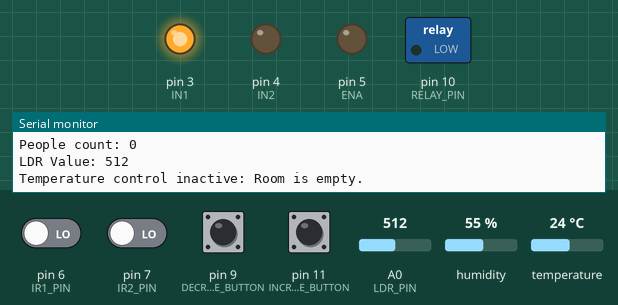
Recording of a sketch running on a simulated Arduino Uno, built with avr-gcc and run on an emulated ATmega328P. Parts: switched loads named in the sketch (green lamp = pin HIGH), output pins drawn as LEDs (lit = HIGH), the last lines printed to the serial monitor. The inputs (shaded band) are chosen by the test bench; at power-on: pin 9 (DECREASE_BUTTON), pin 11 (INCREASE_BUTTON) HIGH, pin 6 (IR1_PIN), pin 7 (IR2_PIN) LOW, temperature 24 °C, A0 (LDR_PIN) = 512, humidity 55 %.

Above: at 1.2 s.
1.3 s: pin 6 (IR1_PIN) driven HIGH
At 2.6 s:
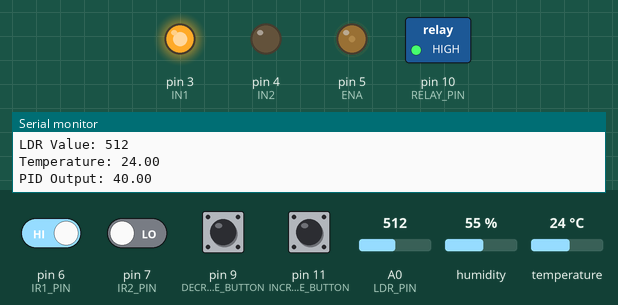
2.9 s: temperature set to 33 °C
At 3.48 s:
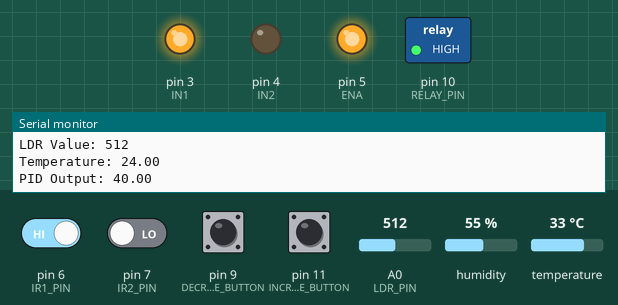
At 5.76 s:
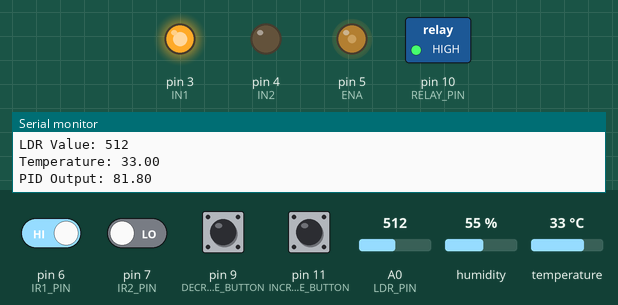
5.9 s: A0 (LDR_PIN) set to 690
8.9 s: A0 (LDR_PIN) set to 716
At 9.39 s:
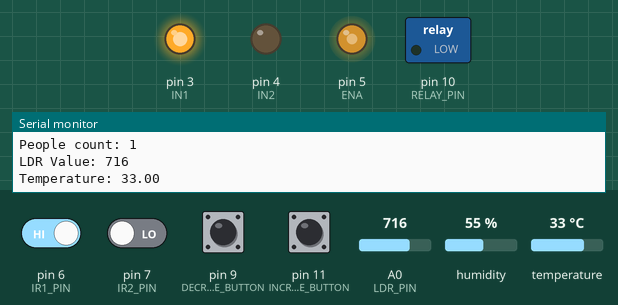
11.9 s: temperature set to 12 °C
14.9 s: pin 9 (DECREASE_BUTTON) pulled LOW for 0.15 s
Timing chart, 0 to 17.9 s (numbered marks = the images above; inputs shaded):
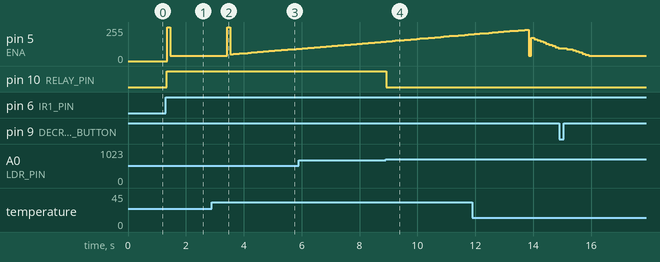

Measured:
- the behaviour switches between 699 and 700 on A0 (LDR_PIN) (found by bisection; images 3 and 4)
- after the input at 1.3 s, pin 5 (ENA): 0/255 → 255/255 after 0.06 s, → 40/255 0.10 s later; pin 10 (RELAY_PIN): LOW → HIGH at once
- after the input at 2.9 s, pin 5 (ENA): 40/255 → 255/255 after 0.54 s, → 51/255 0.10 s later, → 53/255 0.10 s later, → 55/255 0.10 s later, … (23 changes in this stretch)
- after the input at 8.9 s, pin 10 (RELAY_PIN): HIGH → LOW at once

The sketch:

DC_System.ino
```cpp
#include <DHT.h>
#include <PID_v1.h>

// Pin definitions
#define DHTPIN 2
#define ENA 5
#define IN1 3
#define IN2 4
#define DHTTYPE DHT11
#define IR1_PIN 6
#define IR2_PIN 7
#define INCREASE_BUTTON 11
#define DECREASE_BUTTON 9
#define LDR_PIN A0       // LDR sensor pin
#define RELAY_PIN 10     // Relay control pin
#define LDR_THRESHOLD 700 // Adjust based on your light conditions

DHT dht(DHTPIN, DHTTYPE);

double setpoint = 29.2;
double input, output;
double Kp = 2, Ki = 5, Kd = 3;

PID myPID(&input, &output, &setpoint, Kp, Ki, Kd, REVERSE);

volatile int peopleCount = 0;
bool ir1State = false;
bool ir2State = false;

unsigned long lastSerialUpdate = 0;
const unsigned long serialUpdateInterval = 1000;

void setup() {
  Serial.begin(9600);
  dht.begin();

  pinMode(ENA, OUTPUT);
  pinMode(IN1, OUTPUT);
  pinMode(IN2, OUTPUT);
  pinMode(RELAY_PIN, OUTPUT);
  digitalWrite(IN1, HIGH);
  digitalWrite(IN2, LOW);

  pinMode(IR1_PIN, INPUT);
  pinMode(IR2_PIN, INPUT);
  pinMode(INCREASE_BUTTON, INPUT);
  pinMode(DECREASE_BUTTON, INPUT);

  myPID.SetMode(AUTOMATIC);
  myPID.SetOutputLimits(40, 255);
}

void loop() {
  bool ir1Triggered = digitalRead(IR1_PIN) == LOW;
  bool ir2Triggered = digitalRead(IR2_PIN) == LOW;

  if (ir1Triggered && !ir1State) {
    ir1State = true;
  } else if (!ir1Triggered && ir1State) {
    ir1State = false;
    if (ir2Triggered) peopleCount++;
  }

  if (ir2Triggered && !ir2State) {
    ir2State = true;
  } else if (!ir2Triggered && ir2State) {
    ir2State = false;
    if (ir1Triggered && peopleCount > 0) peopleCount--;
  }

  int toggleUpState = digitalRead(INCREASE_BUTTON);
  int toggleDownState = digitalRead(DECREASE_BUTTON);

  if (toggleUpState == LOW) {
    setpoint += 0.5;
    delay(200);
  }

  if (toggleDownState == LOW) {
    setpoint -= 0.5;
    delay(200);
  }

  if (setpoint < 10) setpoint = 10;
  if (setpoint > 40) setpoint = 40;

  // Read LDR value and control relay
  int ldrValue = analogRead(LDR_PIN);
  if (peopleCount >= 1 && ldrValue < LDR_THRESHOLD) {
    digitalWrite(RELAY_PIN, HIGH);
  } else {
    digitalWrite(RELAY_PIN, LOW);
  }

  if (peopleCount >= 1) {
    float temperature = dht.readTemperature();
    float humidity = dht.readHumidity();

    if (isnan(temperature) || isnan(humidity)) {
      if (millis() - lastSerialUpdate >= serialUpdateInterval) {
        Serial.println("Failed to read from DHT sensor!");
        lastSerialUpdate = millis();
      }
      return;
    }

    input = temperature;
    myPID.Compute();
    analogWrite(ENA, output);
  } else {
    analogWrite(ENA, 0);
  }

  if (millis() - lastSerialUpdate >= serialUpdateInterval) {
    Serial.print("Setpoint: ");
    Serial.println(setpoint);
    Serial.print("People count: ");
    Serial.println(peopleCount);
    Serial.print("LDR Value: ");
    Serial.println(ldrValue);
    if (peopleCount >= 1) {
      Serial.print("Temperature: ");
      Serial.println(input);
      Serial.print("PID Output: ");
      Serial.println(output);
    } else {
      Serial.println("Temperature control inactive: Room is empty.");
    }
    lastSerialUpdate = millis();
  }

  delay(100);
}
```
